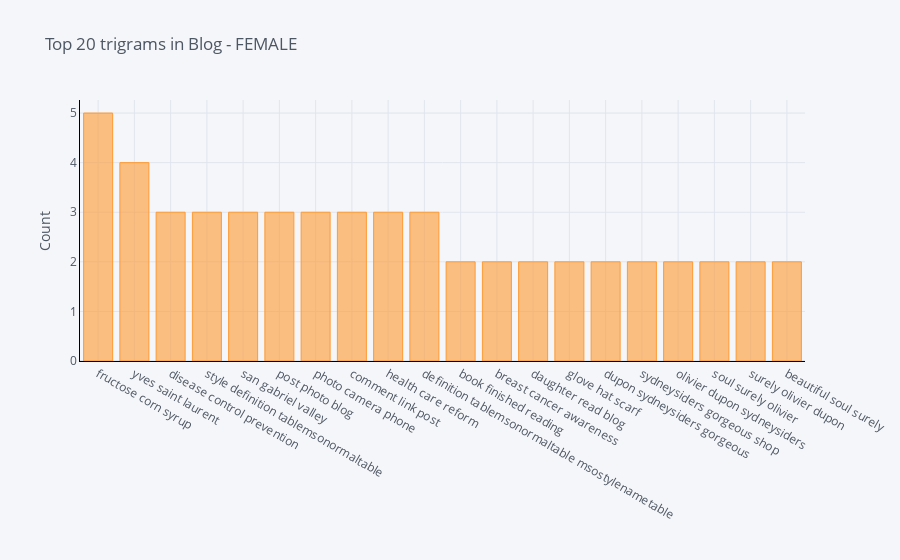

Write notebook code for a chart like this one.
### Markdown cell above
__Distribution of top trigrams - Female__

### Code cell
common_words = get_top_n_trigram(female['CLEAN_TEXT'], 20)
df_trigram_female = pd.DataFrame(common_words, columns = ['CLEAN_TEXT' , 'count'])
df_trigram_female.groupby('CLEAN_TEXT').sum()['count'].sort_values(ascending=False).iplot(
    kind='bar', yTitle='Count', linecolor='black', title='Top 20 trigrams in Blog - FEMALE')

### Figure 1 — Plotly figure (JSON) as saved in the notebook; plotly's stock layout.template omitted (floating-point values rounded to 4 significant figures)
{"data": [{"marker": {"color": "rgba(255, 153, 51, 0.6)", "line": {"color": "rgba(255, 153, 51, 1.0)", "width": 1}}, "name": "count", "orientation": "v", "text": "", "type": "bar", "x": ["fructose corn syrup", "yves saint laurent", "disease control prevention", "style definition tablemsonormaltable", "san gabriel valley", "post photo blog", "photo camera phone", "comment link post", "health care reform", "definition tablemsonormaltable msostylenametable", "book finished reading", "breast cancer awareness", "daughter read blog", "glove hat scarf", "dupon sydneysiders gorgeous", "sydneysiders gorgeous shop", "olivier dupon sydneysiders", "soul surely olivier", "surely olivier dupon", "beautiful soul surely"], "y": [5, 4, 3, 3, 3, 3, 3, 3, 3, 3, 2, 2, 2, 2, 2, 2, 2, 2, 2, 2]}], "layout": {"legend": {"bgcolor": "#F5F6F9", "font": {"color": "#4D5663"}}, "paper_bgcolor": "#F5F6F9", "plot_bgcolor": "#F5F6F9", "title": {"font": {"color": "#4D5663"}, "text": "Top 20 trigrams in Blog - FEMALE"}, "xaxis": {"gridcolor": "#E1E5ED", "linecolor": "black", "showgrid": true, "tickfont": {"color": "#4D5663"}, "title": {"font": {"color": "#4D5663"}, "text": ""}, "zerolinecolor": "#E1E5ED"}, "yaxis": {"gridcolor": "#E1E5ED", "linecolor": "black", "showgrid": true, "tickfont": {"color": "#4D5663"}, "title": {"font": {"color": "#4D5663"}, "text": "Count"}, "zerolinecolor": "#E1E5ED"}}}
